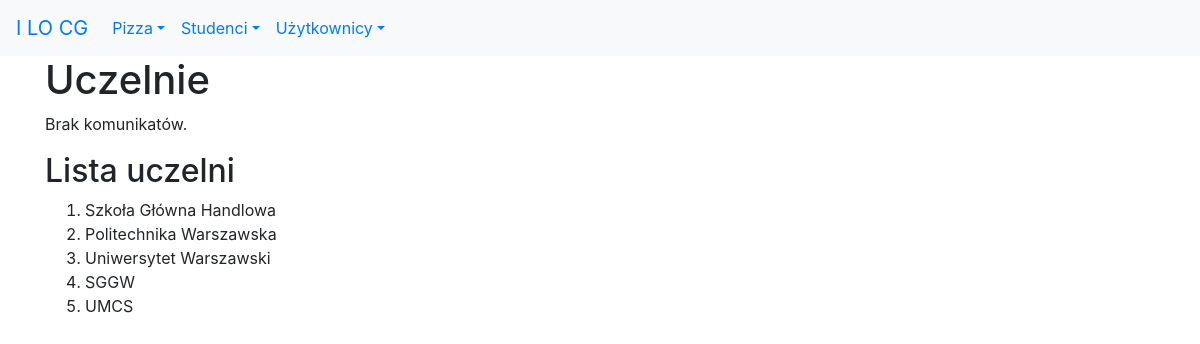
The page /studenci/uczelnie/lista on the database as committed earlier.
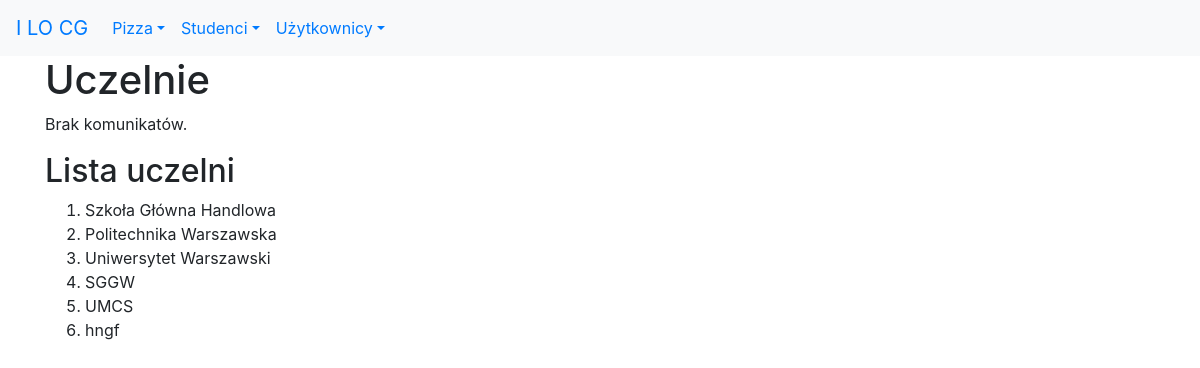
The same page on the database as committed later.
### studenci/models.py (models this page shows, shortened)
class Uczelnia(models.Model):
    nazwa = models.CharField(
        verbose_name='uczelnia',
        max_length=30,
        help_text='Nazwa uczelni')
    class Meta:
        verbose_name_plural = "uczelnie"

### studenci/views.py (the view)
# urls.py: path('uczelnie/lista', views.ListaUczelni.as_view(), name='uczelnie_lista'),
class ListaUczelni(ListView):
    model = Uczelnia
    context_object_name = 'uczelnie'
    template_name = 'studenci/lista_uczelni.html'

### studenci/templates/studenci/lista_uczelni.html (shortened to what this page needs)
{% extends 'szablon.html' %}
{% block naglowek %}Uczelnie{% endblock naglowek %}
{% block tresc %}
<h2>Lista uczelni</h2>
<ol>
    {% for uczelnia in uczelnie %}
        <li>{{ uczelnia.nazwa }}</li>
    {% endfor %}
</ol>
{% endblock tresc %}

Rows that differ between the two databases and show on the page:
added Uczelnia: nazwa "hngf"
